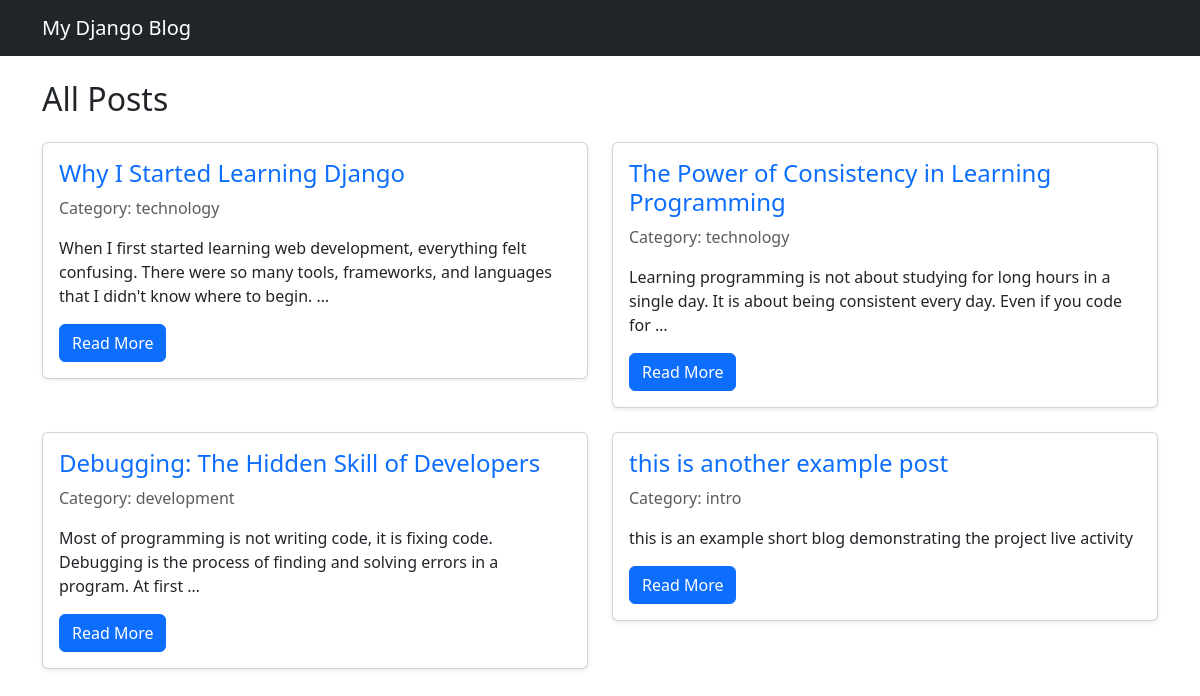
The page / on the database its author committed.
### blog/models.py (models this page shows, shortened)
class Post(models.Model):
    title = models.CharField(max_length=200)
    slug = models.SlugField(unique=True)
    content = models.TextField()
    category = models.ForeignKey(
        Category,
        on_delete=models.CASCADE,
        related_name="posts"
    )
    created_at = models.DateTimeField(auto_now_add=True)

class Category(models.Model):
    name = models.CharField(max_length=100)
    slug = models.SlugField(unique=True)

### blog/views.py (the view)
# urls.py: path("", views.home, name="home"),
def home(request):
    posts = Post.objects.all()
    categories = Category.objects.all()
    return render(request, "home.html", {
        "posts": posts,
        "categories": categories
    })

### blog/templates/home.html
<link href="https://cdn.jsdelivr.net/npm/bootstrap@5.3.2/dist/css/bootstrap.min.css" rel="stylesheet">
{% extends "base.html" %}
{% block content %}
<h2 class="mb-4">All Posts</h2>
<div class="row">
{% for post in posts %}
<div class="col-md-6 mb-4">
<div class="card shadow-sm">
<div class="card-body">
<h4 class="card-title">
<a href="/post/{{post.slug}}" class="text-decoration-none">
{{post.title}}
</a>
</h4>
<p class="text-muted">
Category: {{post.category.name}}
</p>
<p>
{{post.content|truncatewords:25}}
</p>
<a href="/post/{{post.slug}}" class="btn btn-primary">
Read More
</a>
</div>
</div>
</div>
{% endfor %}
</div>
{% endblock %}

### templates/base.html (shortened to what this page needs)
<!DOCTYPE html>
<html lang="en">
<head>
    <link href="https://cdn.jsdelivr.net/npm/bootstrap@5.3.2/dist/css/bootstrap.min.css" rel="stylesheet">
</head>
<body>
<nav class="navbar navbar-dark bg-dark">
    <div class="container">
        <a class="navbar-brand" href="/">My Django Blog</a>
    </div>
</nav>
<div class="container mt-4">
    {% block content %}
    {% endblock %}
</div>
</body>
</html>

### rows shown on the page
Post: title "Why I Started Learning Django", category.name "technology", content "When I first started learning web development, everything felt confusing. There were so many tools, frameworks, and languages that I didn't know where to begin. …"
Post: title "The Power of Consistency in Learning Programming", category.name "technology", content "Learning programming is not about studying for long hours in a single day. It is about being consistent every day. Even if you code for …"
Post: title "Debugging: The Hidden Skill of Developers", category.name "development", content "Most of programming is not writing code, it is fixing code. Debugging is the process of finding and solving errors in a program. At first …"
Post: title "this is another example post", category.name "intro", content "this is an example short blog demonstrating the project live activity"
